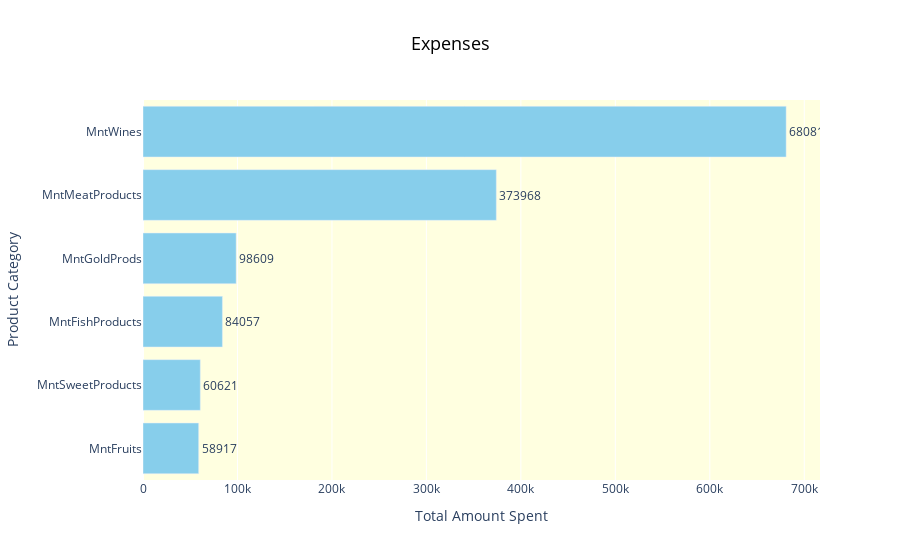

The cell this chart's notebook holds for it:
### Code cell
expenses = data[['MntWines', 'MntFruits', 'MntMeatProducts', 'MntFishProducts', 'MntSweetProducts', 'MntGoldProds']].sum().sort_values()

# horizontal bar chart
fig = px.bar(expenses, x=expenses.values, y=expenses.index, orientation='h', text=expenses.values, 
             title='Expenses', labels={'x': 'Total Amount Spent', 'y': 'Product Category'})

# layout 
fig.update_traces(textposition='outside', marker_color='skyblue')
fig.update_layout(title_font_size=18, title_font_color='black', title_x=0.5, 
                  xaxis_title='Total Amount Spent', yaxis_title='Product Category', 
                  plot_bgcolor='lightyellow')
fig.show()

### Figure 1 — Plotly figure (JSON) as saved in the notebook; plotly's stock layout.template omitted (floating-point values rounded to 4 significant figures)
{"data": [{"alignmentgroup": "True", "hovertemplate": "Total Amount Spent=%{x}<br>index=%{y}<br>text=%{text}<extra></extra>", "legendgroup": "", "marker": {"color": "skyblue", "pattern": {"shape": ""}}, "name": "", "offsetgroup": "", "orientation": "h", "showlegend": false, "text": [58917, 60621, 84057, 98609, 373968, 680816], "textposition": "outside", "type": "bar", "x": [58917, 60621, 84057, 98609, 373968, 680816], "xaxis": "x", "y": ["MntFruits", "MntSweetProducts", "MntFishProducts", "MntGoldProds", "MntMeatProducts", "MntWines"], "yaxis": "y"}], "layout": {"autosize": true, "barmode": "relative", "legend": {"tracegroupgap": 0}, "plot_bgcolor": "lightyellow", "title": {"font": {"color": "black", "size": 18}, "text": "Expenses", "x": 0.5}, "xaxis": {"anchor": "y", "autorange": true, "domain": [0, 1], "range": [0, 716600.0], "title": {"text": "Total Amount Spent"}, "type": "linear"}, "yaxis": {"anchor": "x", "autorange": true, "domain": [0, 1], "range": [-0.5, 5.5], "title": {"text": "Product Category"}, "type": "category"}}}
